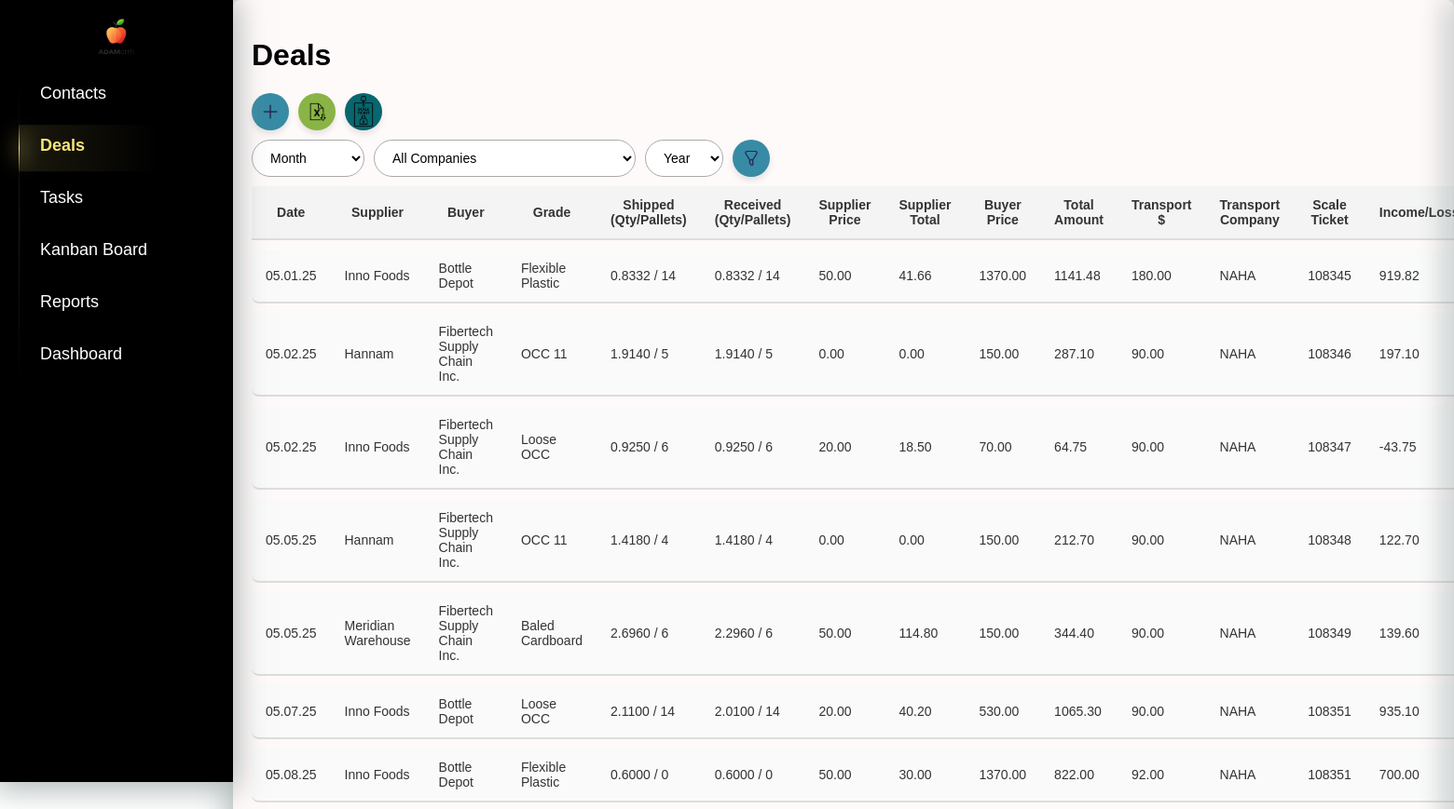
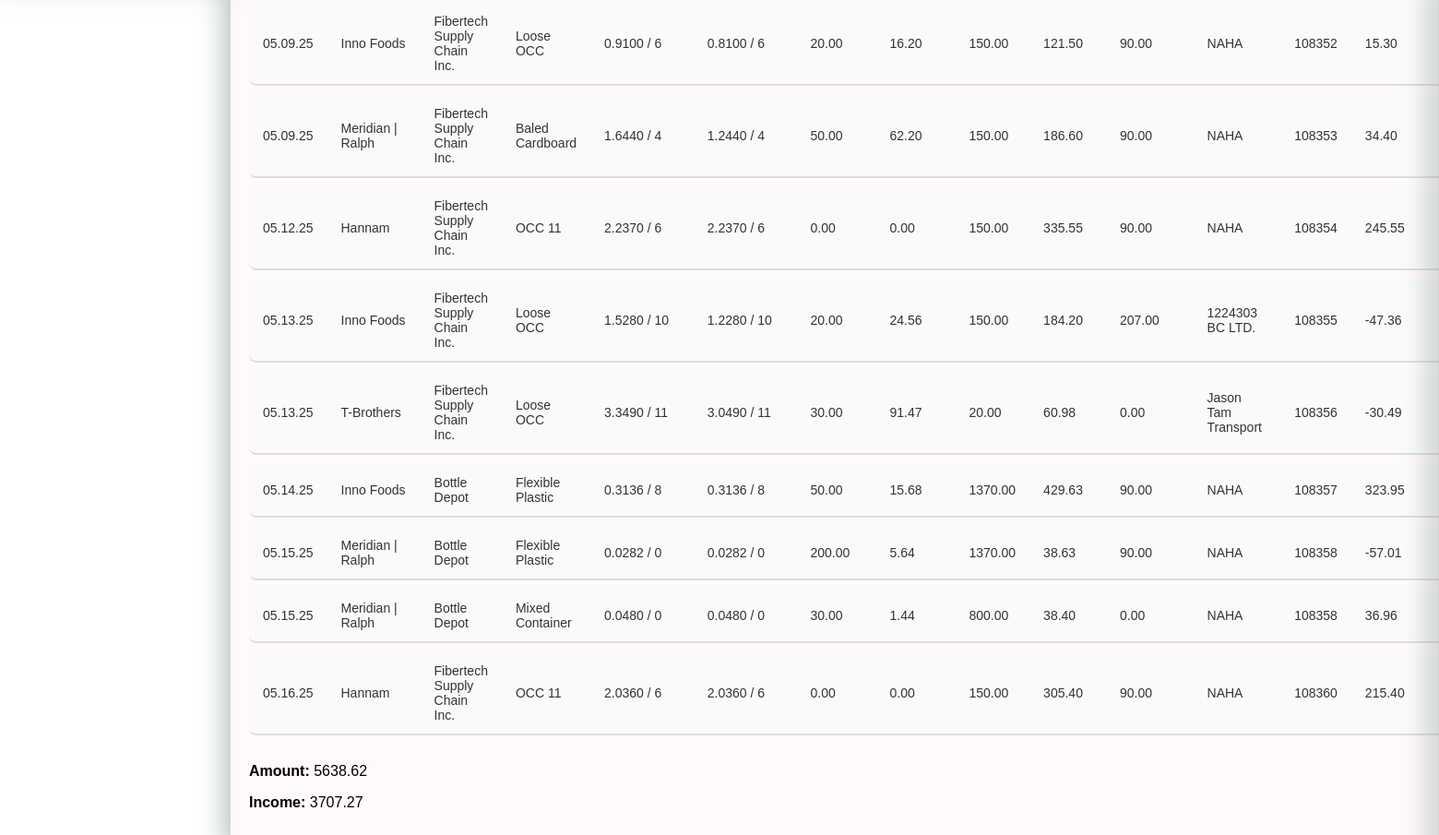
The app's page /deals/ with its own data (2 pictures, top to bottom).
### crm/models.py (models this page shows, shortened)
class Deals(models.Model):
    date = models.DateTimeField(default=timezone.now)  # Дата сделки
    supplier = models.ForeignKey(Company, on_delete=models.CASCADE, related_name='deals_as_supplier')
    buyer = models.ForeignKey(Company, on_delete=models.CASCADE, related_name='deals_as_buyer', null=True, blank=True)
    grade = models.CharField(max_length=255, choices=[(key, key) for key in settings.MATERIALS_LIST.keys()])
    shipped_quantity = models.DecimalField(max_digits=10, decimal_places=4, null=True, blank=True, default=0)  # Отправленный объем (тонны, паллеты и т.д.)
    shipped_pallets = models.PositiveIntegerField(default=0)  # Количество паллет (по умолчанию 0)
    scale_ticket = models.CharField(max_length=50, blank=True, null=True)  # Номер талона на весы (может быть пустым)
    received_quantity = models.DecimalField(max_digits=10, decimal_places=4, null=True, blank=True, default=0)  # Принятый объем (по умолчанию 0)
    received_pallets = models.IntegerField(default=0)  # Количество паллет, принятых (по умолчанию 0)
    supplier_price = models.DecimalField(max_digits=10, decimal_places=2, blank=True, null=True)  # Цена поставщика (может быть пустым)
    supplier_currency = models.CharField(max_length=10, default="CAD")  # Валюта поставщика (по умолчанию "CAD")
    supplier_total = models.DecimalField(max_digits=10, decimal_places=2, blank=True, null=True)  # Сумма поставщика (может быть пустым)
    buyer_price = models.DecimalField(max_digits=10, decimal_places=2)  # Цена покупателя
    buyer_currency = models.CharField(max_length=10, default="CAD")  # Валюта покупателя (по умолчанию "CAD")
    total_amount = models.DecimalField(max_digits=10, decimal_places=2,default=0)  # Итоговая сумма сделки
    invoice_number = models.CharField(max_length=50, blank=True, null=True)  # Номер счета (может быть пустым)
    paid_date = models.DateField(blank=True, null=True)  # Дата оплаты (может быть пустым)
    transport_cost = models.DecimalField(max_digits=10, decimal_places=2,default=0)  # Стоимость транспорта
    transport_company = models.ForeignKey(Company, on_delete=models.CASCADE, related_name='deals_as_hauler')  # Название транспортной компании (может быть пустым)
    total_income_loss = models.DecimalField(max_digits=10, decimal_places=2,default=0)  # Общий доход/убыток

class Company(models.Model):
    name = models.CharField(max_length=200, unique=True)
    unique_number = models.CharField(max_length=255, unique=True, blank=True, null=True)
    pickup_requested = models.BooleanField(default=False)
    def __str__(self):
        return self.name

### crm/views.py (the view)
# urls.py: path("deals/", views.deal_list, name="deal_list"),
def deal_list(request):
    print("DEBUG: datetime is", datetime)
    today_date = datetime.today()  # ✅ Теперь работает
    companies = Company.objects.all()
    current_month = today_date.month
    current_year = today_date.year
    deals = Deals.objects.all()
    suppliers = Company.objects.filter(contacts__company_type="suppliers").distinct()  # Только поставщики
    buyers = Company.objects.filter(contacts__company_type="buyers").distinct()  # Только покупатели
    hauler = Company.objects.filter(contacts__company_type="hauler").distinct() # Only Haulers
    month = request.GET.get('month', str(current_month).zfill(2))  # Текущий месяц по умолчанию
    year = request.GET.get('year', str(current_year))  # Текущий год по умолчанию
    selected_company_id = request.GET.get('company')
    if selected_company_id:
        deals = deals.filter(
            Q(supplier__id=selected_company_id) |
            Q(buyer__id=selected_company_id) |
            Q(transport_company__id=selected_company_id)
        )
    if month and year:
        deals = deals.filter(date__month=int(month), date__year=int(year))
    elif month:  # Если указан только месяц
        deals = deals.filter(date__month=int(month))
    elif year:  # Если указан только год
        deals = deals.filter(date__year=int(year))
    totals = deals.aggregate(
        total_income_loss=Sum('total_income_loss'),
        total_amount=Sum('total_amount'),
    )
    years = Deals.objects.annotate(year=ExtractYear('date')).values_list('year', flat=True).distinct()
    months = range(1, 13)  # Месяцы с 1 по 12
    month_names = {
        '01': _('January'),
        '02': _('February'),
        '03': _('March'),
        '04': _('April'),
        '05': _('May'),
        '06': _('June'),
        '07': _('July'),
        '08': _('August'),
        '09': _('September'),
        '10': _('October'),
        '11': _('November'),
        '12': _('December'),
    }
    form = DealForm()
    context = {
        'deals': deals,
        'suppliers': suppliers,  # Только поставщики
        'buyers': buyers,  # Только покупатели, если нужно
        'month': month,
        'year': year,
        'totals': totals,
        'years': sorted(years),  # Сортируем список лет для удобства
        'month_names': month_names,
        'months': months,  # Месяцы для выпадающего списка
        'setting': settings,
        'form': form,
        'hauler': hauler,
        'selected_company_id': int(selected_company_id) if selected_company_id else None,
        'companies': companies,
    }
    return render(request, 'crm/deal_list.html', context)

### crm/forms.py
class DealForm(forms.ModelForm):
    class Meta:
        model = Deals
        fields = [
            'date', 'supplier', 'buyer', 'grade', 'shipped_quantity', 'shipped_pallets',
            'scale_ticket', 'received_quantity', 'received_pallets', 'supplier_price',
            'supplier_currency', 'supplier_total', 'buyer_price', 'buyer_currency',
            'total_amount', 'invoice_number', 'paid_date', 'transport_cost', 'transport_company',
            'total_income_loss'
        ]
        widgets = {
            'date': forms.DateTimeInput(attrs={'type': 'datetime-local'}),
            'paid_date': forms.DateInput(attrs={'type': 'date'}),
            'supplier_price': forms.NumberInput(attrs={'step': '0.01'}),
            'buyer_price': forms.NumberInput(attrs={'step': '0.01'}),
            'transport_cost': forms.NumberInput(attrs={'step': '0.01'}),
            'total_amount': forms.NumberInput(attrs={'step': '0.01'}),
            'total_income_loss': forms.NumberInput(attrs={'step': '0.01'}),
        }

### crm/templatetags/custom_filters.py (called while the page is built)
@register.filter(name='get_month_name')
def get_month_name(value):
    try:
        return calendar.month_name[int(value)]
    except (ValueError, IndexError):
        return value

### crm/templates/crm/deal_list.html (shortened to what this page needs)
{% extends 'crm/index.html' %}
{% load static %}
{% load custom_filters %}
{% block content %}
        <h1>Deals</h1>
        <div class="buttons-container">
            <button id="addNewDealBtn" class="add-new-deal-btn">
                <img src="{% static 'crm/images/icons/plus.png' %}" alt="Add Icon" class="icon">
            </button>
            <a href="{% url 'export_deals_to_excel' %}?month={{ month }}&year={{ year }}" class="export-btn">
                <img src="{% static 'crm/images/icons/excel.png' %}" alt="Export Icon" class="icon">
            </a>
            <button onclick="openScaleTicketSidebar()" class="scale-btn">
                <img src="{% static 'crm/images/icons/scale_ticket.png' %}" alt="Add Icon" class="icon">
            </button>
        </div>
        <form method="get" action="{% url 'deal_list' %}" class="filter-form">
            <div class="filter-container">
                <div class="filter-item">
                    <select name="month" id="month">
                        <option value="" {% if not month %}selected{% endif %}>Month</option>
                    </select>
                </div>
                <div class="filter-item">
                    <select name="company" id="company">
                        <option value="">All Companies</option>
                    </select>
                </div>
                <div class="filter-item">
                    <select name="year" id="year">
                        <option value="" {% if not year %}selected{% endif %}>Year</option>
                    </select>
                </div>
                <div class="filter-item">
                    <button type="submit" class="filter-btn">
                        <img src="{% static 'crm/images/icons/filter.png' %}" alt="Filter Icon" class="icon">
                    </button>
                </div>
            </div>
        </form>
        <table id="dealTable" class="deal-table">
            <thead>
                <tr>
                    <th>Date</th>
                    <th>Supplier</th>
                    <th>Buyer</th>
                    <th>Grade</th>
                    <th>Shipped (Qty/Pallets)</th>
                    <th>Received (Qty/Pallets)</th>
                    <th>Supplier Price</th>
                    <th>Supplier Total</th>
                    <th>Buyer Price</th>
                    <th>Total Amount</th>
                    <th>Transport $</th>
                    <th>Transport Company</th>
                    <th>Scale Ticket</th>
                    <th>Income/Loss</th>
                </tr>
            </thead>
            <tbody>
                {% for deal in deals %}
                <tr class="deal-row" data-id="{{ deal.id }}">
                    <td>{{ deal.date|date:'m.d.y' }}</td>
                    <td>{{ deal.supplier.name }}</td>
                    <td>{{ deal.buyer.name }}</td>
                    <td>{{ deal.grade }}</td>
                    <td>{{ deal.shipped_quantity }} / {{ deal.shipped_pallets }}</td>
                    <td>{{ deal.received_quantity }} / {{ deal.received_pallets }}</td>
                    <td>{{ deal.supplier_price }}</td>
                    <td>{{ deal.supplier_total }}</td>
                    <td>{{ deal.buyer_price }}</td>
                    <td>{{ deal.total_amount }}</td>
                    <td>{{ deal.transport_cost }}</td>
                    <td>{{ deal.transport_company }}</td>
                    <td>{{ deal.scale_ticket|default:"N/A" }}</td>
                    <td>{{ deal.total_income_loss }}</td>
                </tr>
                {% empty %}
                <tr><td colspan="14">No deals available.</td></tr>
                {% endfor %}
            </tbody>
        </table>
        <div style="margin-top: 20px;">
            <p><strong>Amount:</strong> {{ totals.total_amount|default:"0.00"|floatformat:2 }}</p>
            <p><strong>Income:</strong> {{ totals.total_income_loss|default:"0.00"|floatformat:2 }}</p>
        </div>
    <link rel="stylesheet" href="{% static 'crm/deal_list.css' %}">
    <link rel="stylesheet" href="{% static 'crm/styles.css' %}">
{% endblock %}

### crm/static/crm/index.css (style rules this page uses)
:root { --primary-bg: #FFFAFA; --secondary-bg: #FFFAFA; --highlight: #8AAAA5; --accent: #CABD9A; --dark-accent: #A5956D; --shadow-color: rgba(124, 138, 137, 0.6); }
body { margin: 0; font-family: Arial, sans-serif; background-color: white; }

### crm/static/crm/styles.css (style rules this page uses)
.icon { width: 20px; height: 20px; margin: 0; display: block; object-fit: contain; }
.deal-table { width: 100%; border-collapse: separate; border-spacing: 0 10px; }
.deal-table th, .deal-table td { padding: 12px 15px; font-size: 14px; color: #333; border-bottom: 2px solid #ddd; }
.deal-table tbody tr td:first-child { border-top-left-radius: 8px; border-bottom-left-radius: 8px; }
.deal-table tbody tr td:last-child { border-top-right-radius: 8px; border-bottom-right-radius: 8px; }
.deal-table thead tr { background-color: #f4f4f4; }
.deal-table tbody tr { background-color: #fafafa; }

### crm/static/crm/deal_list.css (style rules this page uses)
.buttons-container { display: flex; gap: 10px; align-items: center; margin-bottom: 10px; }
.add-new-deal-btn { display: flex; align-items: center; justify-content: center; width: 40px; height: 40px; background-color: #378BA4; border: none; border-radius: 50%; cursor: pointer; transition: background-color 0.3s ease, transform 0.2s ease; box-shadow: 0 4px 6px rgba(0, 0, 0, 0.1); padding: 0; overflow: hidden; }
.add-new-deal-btn img { width: 20px; height: 20px; pointer-events: none; object-fit: cover; }
.export-btn { display: flex; align-items: center; justify-content: center; width: 40px; height: 40px; background-color: #8ab446; border: none; border-radius: 50%; cursor: pointer; transition: background-color 0.3s ease, transform 0.2s ease; box-shadow: 0 4px 6px rgba(0, 0, 0, 0.1); padding: 0; overflow: hidden; }
.export-btn img { width: 20px; height: 20px; pointer-events: none; object-fit: cover; }
.scale-btn { display: flex; align-items: center; justify-content: center; width: 40px; height: 40px; background-color: #08666e; border: none; border-radius: 50%; cursor: pointer; transition: background-color 0.3s ease, transform 0.2s ease; box-shadow: 0 4px 6px rgba(0, 0, 0, 0.1); padding: 0; overflow: hidden; }
.scale-btn img { width: 40px; height: 40px; pointer-events: none; object-fit: cover; }
.filter-container { display: flex; gap: 10px; align-items: center; }
.filter-item { display: flex; flex-direction: column; gap: 5px; }
.filter-btn { display: flex; align-items: center; justify-content: center; width: 40px; height: 40px; background-color: #378BA4; border: none; border-radius: 50%; cursor: pointer; transition: background-color 0.3s ease, transform 0.2s ease; box-shadow: 0 4px 6px rgba(0, 0, 0, 0.1); padding: 0; overflow: hidden; }
.filter-btn .icon { width: 20px; height: 20px; pointer-events: none; object-fit: contain; }
.filter-item input, .filter-item select { padding: 10px 15px; border: 1px solid #aaa; border-radius: 25px; background: white; font-size: 14px; outline: none; transition: 0.3s; }

### records on screen
Deals: date "05.01.25", supplier.name "Inno Foods", buyer.name "Bottle Depot", grade "Flexible Plastic", shipped_quantity "0.8332", shipped_pallets "14", received_quantity "0.8332", received_pallets "14", supplier_price "50.00", supplier_total "41.66", buyer_price "1370.00", total_amount "1141.48", transport_cost "180.00", transport_company "NAHA", scale_ticket "108345", total_income_loss "919.82"
Deals: date "05.02.25", supplier.name "Hannam", buyer.name "Fibertech Supply Chain Inc.", grade "OCC 11", shipped_quantity "1.9140", shipped_pallets "5", received_quantity "1.9140", received_pallets "5", supplier_price "0.00", supplier_total "0.00", buyer_price "150.00", total_amount "287.10", transport_cost "90.00", transport_company "NAHA", scale_ticket "108346", total_income_loss "197.10"
Deals: date "05.02.25", supplier.name "Inno Foods", buyer.name "Fibertech Supply Chain Inc.", grade "Loose OCC", shipped_quantity "0.9250", shipped_pallets "6", received_quantity "0.9250", received_pallets "6", supplier_price "20.00", supplier_total "18.50", buyer_price "70.00", total_amount "64.75", transport_cost "90.00", transport_company "NAHA", scale_ticket "108347", total_income_loss "-43.75"
Deals: date "05.05.25", supplier.name "Hannam", buyer.name "Fibertech Supply Chain Inc.", grade "OCC 11", shipped_quantity "1.4180", shipped_pallets "4", received_quantity "1.4180", received_pallets "4", supplier_price "0.00", supplier_total "0.00", buyer_price "150.00", total_amount "212.70", transport_cost "90.00", transport_company "NAHA", scale_ticket "108348", total_income_loss "122.70"
Deals: date "05.05.25", supplier.name "Meridian Warehouse", buyer.name "Fibertech Supply Chain Inc.", grade "Baled Cardboard", shipped_quantity "2.6960", shipped_pallets "6", received_quantity "2.2960", received_pallets "6", supplier_price "50.00", supplier_total "114.80", buyer_price "150.00", total_amount "344.40", transport_cost "90.00", transport_company "NAHA", scale_ticket "108349", total_income_loss "139.60"
Deals: date "05.07.25", supplier.name "Inno Foods", buyer.name "Bottle Depot", grade "Loose OCC", shipped_quantity "2.1100", shipped_pallets "14", received_quantity "2.0100", received_pallets "14", supplier_price "20.00", supplier_total "40.20", buyer_price "530.00", total_amount "1065.30", transport_cost "90.00", transport_company "NAHA", scale_ticket "108351", total_income_loss "935.10"
Deals: date "05.08.25", supplier.name "Inno Foods", buyer.name "Bottle Depot", grade "Flexible Plastic", shipped_quantity "0.6000", shipped_pallets "0", received_quantity "0.6000", received_pallets "0", supplier_price "50.00", supplier_total "30.00", buyer_price "1370.00", total_amount "822.00", transport_cost "92.00", transport_company "NAHA", scale_ticket "108351", total_income_loss "700.00"
Deals: date "05.09.25", supplier.name "Inno Foods", buyer.name "Fibertech Supply Chain Inc.", grade "Loose OCC", shipped_quantity "0.9100", shipped_pallets "6", received_quantity "0.8100", received_pallets "6", supplier_price "20.00", supplier_total "16.20", buyer_price "150.00", total_amount "121.50", transport_cost "90.00", transport_company "NAHA", scale_ticket "108352", total_income_loss "15.30"
Deals: date "05.09.25", supplier.name "Meridian | Ralph", buyer.name "Fibertech Supply Chain Inc.", grade "Baled Cardboard", shipped_quantity "1.6440", shipped_pallets "4", received_quantity "1.2440", received_pallets "4", supplier_price "50.00", supplier_total "62.20", buyer_price "150.00", total_amount "186.60", transport_cost "90.00", transport_company "NAHA", scale_ticket "108353", total_income_loss "34.40"
Deals: date "05.12.25", supplier.name "Hannam", buyer.name "Fibertech Supply Chain Inc.", grade "OCC 11", shipped_quantity "2.2370", shipped_pallets "6", received_quantity "2.2370", received_pallets "6", supplier_price "0.00", supplier_total "0.00", buyer_price "150.00", total_amount "335.55", transport_cost "90.00", transport_company "NAHA", scale_ticket "108354", total_income_loss "245.55"
Deals: date "05.13.25", supplier.name "Inno Foods", buyer.name "Fibertech Supply Chain Inc.", grade "Loose OCC", shipped_quantity "1.5280", shipped_pallets "10", received_quantity "1.2280", received_pallets "10", supplier_price "20.00", supplier_total "24.56", buyer_price "150.00", total_amount "184.20", transport_cost "207.00", transport_company "1224303 BC LTD.", scale_ticket "108355", total_income_loss "-47.36"
Deals: date "05.13.25", supplier.name "T-Brothers", buyer.name "Fibertech Supply Chain Inc.", grade "Loose OCC", shipped_quantity "3.3490", shipped_pallets "11", received_quantity "3.0490", received_pallets "11", supplier_price "30.00", supplier_total "91.47", buyer_price "20.00", total_amount "60.98", transport_cost "0.00", transport_company "Jason Tam Transport", scale_ticket "108356", total_income_loss "-30.49"
Deals: date "05.14.25", supplier.name "Inno Foods", buyer.name "Bottle Depot", grade "Flexible Plastic", shipped_quantity "0.3136", shipped_pallets "8", received_quantity "0.3136", received_pallets "8", supplier_price "50.00", supplier_total "15.68", buyer_price "1370.00", total_amount "429.63", transport_cost "90.00", transport_company "NAHA", scale_ticket "108357", total_income_loss "323.95"
Deals: date "05.15.25", supplier.name "Meridian | Ralph", buyer.name "Bottle Depot", grade "Flexible Plastic", shipped_quantity "0.0282", shipped_pallets "0", received_quantity "0.0282", received_pallets "0", supplier_price "200.00", supplier_total "5.64", buyer_price "1370.00", total_amount "38.63", transport_cost "90.00", transport_company "NAHA", scale_ticket "108358", total_income_loss "-57.01"
Deals: date "05.15.25", supplier.name "Meridian | Ralph", buyer.name "Bottle Depot", grade "Mixed Container", shipped_quantity "0.0480", shipped_pallets "0", received_quantity "0.0480", received_pallets "0", supplier_price "30.00", supplier_total "1.44", buyer_price "800.00", total_amount "38.40", transport_cost "0.00", transport_company "NAHA", scale_ticket "108358", total_income_loss "36.96"
Deals: date "05.16.25", supplier.name "Hannam", buyer.name "Fibertech Supply Chain Inc.", grade "OCC 11", shipped_quantity "2.0360", shipped_pallets "6", received_quantity "2.0360", received_pallets "6", supplier_price "0.00", supplier_total "0.00", buyer_price "150.00", total_amount "305.40", transport_cost "90.00", transport_company "NAHA", scale_ticket "108360", total_income_loss "215.40"

### other values on screen
{{ totals.total_amount|default:"0.00"|floatformat:2 }} "5638.62"
{{ totals.total_income_loss|default:"0.00"|floatformat:2 }} "3707.27"
